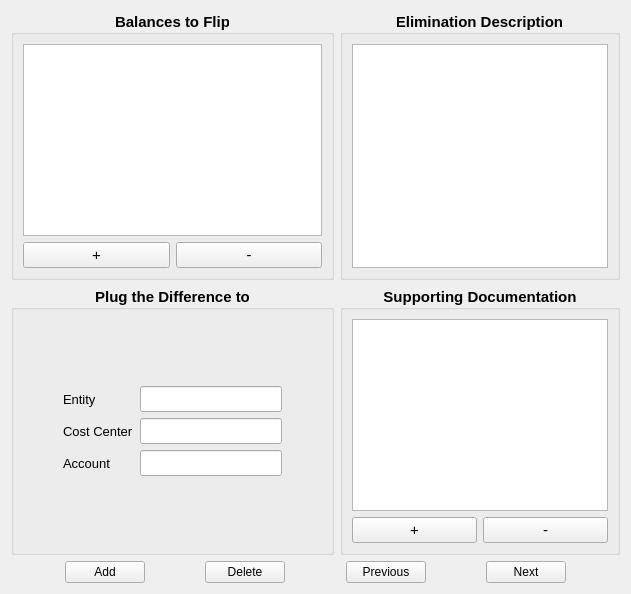
          <widget class="QWidget" name="eliminationsTab">
           <attribute name="title">
            <string>Eliminations</string>
           </attribute>
           <layout class="QVBoxLayout" name="verticalLayout_10">
            <item>
             <layout class="QGridLayout" name="gridLayout">
              <item row="1" column="1">
               <widget class="QGroupBox" name="groupBox">
                <property name="font">
                 <font>
                  <pointsize>11</pointsize>
                  <weight>75</weight>
                  <bold>true</bold>
                 </font>
                </property>
                <property name="title">
                 <string>Supporting Documentation</string>
                </property>
                <property name="alignment">
                 <set>Qt::AlignCenter</set>
                </property>
                <layout class="QVBoxLayout" name="verticalLayout_9">
                 <item>
                  <widget class="QTableView" name="tableView_2">
                   <property name="font">
                    <font>
                     <pointsize>10</pointsize>
                     <weight>75</weight>
                     <bold>true</bold>
                    </font>
                   </property>
                  </widget>
                 </item>
                 <item>
                  <layout class="QHBoxLayout" name="horizontalLayout_13">
                   <item>
                    <widget class="QPushButton" name="pushButton_7">
                     <property name="font">
                      <font>
                       <pointsize>11</pointsize>
                       <weight>50</weight>
                       <bold>false</bold>
                      </font>
                     </property>
                     <property name="text">
                      <string>+</string>
                     </property>
                    </widget>
                   </item>
                   <item>
                    <widget class="QPushButton" name="pushButton_8">
                     <property name="sizePolicy">
                      <sizepolicy hsizetype="Minimum" vsizetype="Fixed">
                       <horstretch>0</horstretch>
                       <verstretch>0</verstretch>
                      </sizepolicy>
                     </property>
                     <property name="font">
                      <font>
                       <pointsize>11</pointsize>
                       <weight>50</weight>
                       <bold>false</bold>
                      </font>
                     </property>
                     <property name="text">
                      <string>-</string>
                     </property>
                     <property name="autoDefault">
                      <bool>false</bool>
                     </property>
                     <property name="default">
                      <bool>false</bool>
                     </property>
                     <property name="flat">
                      <bool>false</bool>
                     </property>
                    </widget>
                   </item>
                  </layout>
                 </item>
                </layout>
               </widget>
              </item>
              <item row="0" column="0">
               <widget class="QGroupBox" name="groupBox_4">
                <property name="font">
                 <font>
                  <pointsize>11</pointsize>
                  <weight>75</weight>
                  <bold>true</bold>
                 </font>
                </property>
                <property name="title">
                 <string>Balances to Flip</string>
                </property>
                <property name="alignment">
                 <set>Qt::AlignCenter</set>
                </property>
                <property name="flat">
                 <bool>false</bool>
                </property>
                <layout class="QVBoxLayout" name="verticalLayout_14">
                 <item>
                  <widget class="QTableView" name="tableView">
                   <property name="font">
                    <font>
                     <pointsize>10</pointsize>
                     <weight>75</weight>
                     <bold>true</bold>
                    </font>
                   </property>
                  </widget>
                 </item>
                 <item>
                  <layout class="QHBoxLayout" name="horizontalLayout_14">
                   <item>
                    <widget class="QPushButton" name="pushButton_6">
                     <property name="font">
                      <font>
                       <pointsize>11</pointsize>
                       <weight>50</weight>
                       <bold>false</bold>
                      </font>
                     </property>
                     <property name="text">
                      <string>+</string>
                     </property>
                    </widget>
                   </item>
                   <item>
                    <widget class="QPushButton" name="pushButton_5">
                     <property name="font">
                      <font>
                       <pointsize>11</pointsize>
                       <weight>50</weight>
                       <bold>false</bold>
                      </font>
                     </property>
                     <property name="text">
                      <string>-</string>
                     </property>
                    </widget>
                   </item>
                  </layout>
                 </item>
                </layout>
               </widget>
              </item>
              <item row="0" column="1">
               <widget class="QGroupBox" name="groupBox_3">
                <property name="font">
                 <font>
                  <pointsize>11</pointsize>
                  <weight>75</weight>
                  <bold>true</bold>
                 </font>
                </property>
                <property name="title">
                 <string>Elimination Description</string>
                </property>
                <property name="alignment">
                 <set>Qt::AlignCenter</set>
                </property>
                <property name="flat">
                 <bool>false</bool>
                </property>
                <layout class="QHBoxLayout" name="horizontalLayout_12">
                 <item>
                  <widget class="QTextEdit" name="textEdit">
                   <property name="font">
                    <font>
                     <pointsize>10</pointsize>
                     <weight>75</weight>
                     <bold>true</bold>
                    </font>
                   </property>
                  </widget>
                 </item>
                </layout>
               </widget>
              </item>
              <item row="1" column="0">
               <widget class="QGroupBox" name="groupBox_2">
                <property name="font">
                 <font>
                  <pointsize>11</pointsize>
                  <weight>75</weight>
                  <bold>true</bold>
                 </font>
                </property>
                <property name="title">
                 <string>Plug the Difference to</string>
                </property>
                <property name="alignment">
                 <set>Qt::AlignCenter</set>
                </property>
                <layout class="QHBoxLayout" name="horizontalLayout_15">
                 <item>
                  <layout class="QGridLayout" name="gridLayout_2">
                   <item row="0" column="1">
                    <spacer name="verticalSpacer">
                     <property name="orientation">
                      <enum>Qt::Vertical</enum>
                     </property>
                     <property name="sizeHint" stdset="0">
                      <size>
                       <width>20</width>
                       <height>40</height>
                      </size>
                     </property>
                    </spacer>
                   </item>
                   <item row="1" column="1">
                    <layout class="QFormLayout" name="formLayout_2">
                     <item row="0" column="0">
                      <widget class="QLabel" name="label_7">
                       <property name="font">
                        <font>
                         <pointsize>10</pointsize>
                         <weight>50</weight>
                         <bold>false</bold>
                        </font>
                       </property>
                       <property name="text">
                        <string>Entity</string>
                       </property>
                      </widget>
                     </item>
                     <item row="0" column="1">
                      <widget class="QLineEdit" name="lineEdit"/>
                     </item>
                     <item row="1" column="1">
                      <widget class="QLineEdit" name="lineEdit_3"/>
                     </item>
                     <item row="2" column="1">
                      <widget class="QLineEdit" name="lineEdit_2"/>
                     </item>
                     <item row="1" column="0">
                      <widget class="QLabel" name="label_8">
                       <property name="font">
                        <font>
                         <pointsize>10</pointsize>
                         <weight>50</weight>
                         <bold>false</bold>
                        </font>
                       </property>
                       <property name="text">
                        <string>Cost Center</string>
                       </property>
                      </widget>
                     </item>
                     <item row="2" column="0">
                      <widget class="QLabel" name="label_9">
                       <property name="font">
                        <font>
                         <pointsize>10</pointsize>
                         <weight>50</weight>
                         <bold>false</bold>
                        </font>
                       </property>
                       <property name="text">
                        <string>Account</string>
                       </property>
                      </widget>
                     </item>
                    </layout>
                   </item>
                   <item row="2" column="1">
                    <spacer name="verticalSpacer_2">
                     <property name="orientation">
                      <enum>Qt::Vertical</enum>
                     </property>
                     <property name="sizeHint" stdset="0">
                      <size>
                       <width>20</width>
                       <height>40</height>
                      </size>
                     </property>
                    </spacer>
                   </item>
                   <item row="1" column="0">
                    <spacer name="horizontalSpacer_31">
                     <property name="orientation">
                      <enum>Qt::Horizontal</enum>
                     </property>
                     <property name="sizeHint" stdset="0">
                      <size>
                       <width>40</width>
                       <height>20</height>
                      </size>
                     </property>
                    </spacer>
                   </item>
                   <item row="1" column="2">
                    <spacer name="horizontalSpacer_32">
                     <property name="orientation">
                      <enum>Qt::Horizontal</enum>
                     </property>
                     <property name="sizeHint" stdset="0">
                      <size>
                       <width>40</width>
                       <height>20</height>
                      </size>
                     </property>
                    </spacer>
                   </item>
                  </layout>
                 </item>
                </layout>
               </widget>
              </item>
             </layout>
            </item>
            <item>
             <layout class="QHBoxLayout" name="horizontalLayout_11">
              <item>
               <spacer name="horizontalSpacer_20">
                <property name="orientation">
                 <enum>Qt::Horizontal</enum>
                </property>
                <property name="sizeHint" stdset="0">
                 <size>
                  <width>40</width>
                  <height>20</height>
                 </size>
                </property>
               </spacer>
              </item>
              <item>
               <widget class="QPushButton" name="pushButton_4">
                <property name="text">
                 <string>Add</string>
                </property>
               </widget>
              </item>
              <item>
               <spacer name="horizontalSpacer_21">
                <property name="orientation">
                 <enum>Qt::Horizontal</enum>
                </property>
                <property name="sizeHint" stdset="0">
                 <size>
                  <width>40</width>
                  <height>20</height>
                 </size>
                </property>
               </spacer>
              </item>
              <item>
               <widget class="QPushButton" name="pushButton_3">
                <property name="text">
                 <string>Delete</string>
                </property>
               </widget>
              </item>
              <item>
               <spacer name="horizontalSpacer_22">
                <property name="orientation">
                 <enum>Qt::Horizontal</enum>
                </property>
                <property name="sizeHint" stdset="0">
                 <size>
                  <width>40</width>
                  <height>20</height>
                 </size>
                </property>
               </spacer>
              </item>
              <item>
               <widget class="QPushButton" name="pushButton_2">
                <property name="text">
                 <string>Previous</string>
                </property>
               </widget>
              </item>
              <item>
               <spacer name="horizontalSpacer_23">
                <property name="orientation">
                 <enum>Qt::Horizontal</enum>
                </property>
                <property name="sizeHint" stdset="0">
                 <size>
                  <width>40</width>
                  <height>20</height>
                 </size>
                </property>
               </spacer>
              </item>
              <item>
               <widget class="QPushButton" name="pushButton">
                <property name="text">
                 <string>Next</string>
                </property>
               </widget>
              </item>
              <item>
               <spacer name="horizontalSpacer_24">
                <property name="orientation">
                 <enum>Qt::Horizontal</enum>
                </property>
                <property name="sizeHint" stdset="0">
                 <size>
                  <width>40</width>
                  <height>20</height>
                 </size>
                </property>
               </spacer>
              </item>
             </layout>
            </item>
           </layout>
          </widget>
